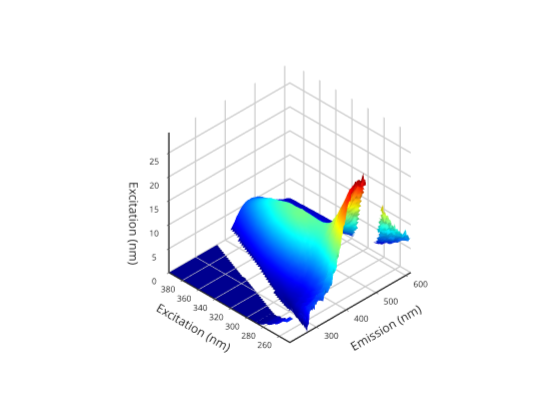

Here is the notebook cell this chart was saved with:
### Code cell
% this version can be rotated and zoomed.  and exported.
graphics_toolkit ("plotly"); 
makesurfaceplot(F,em,ex)

### Figure 1 — Plotly figure (JSON) as saved in the notebook; plotly's stock layout.template omitted (floating-point values rounded to 4 significant figures; data arrays with more than 128 entries replaced by an {"elided": "..."} marker saying what was removed)
{"data": [{"autocolorscale": "false", "cauto": "false", "cmax": 26.52, "cmin": 0, "colorscale": [[0, "rgb(0,0,143)"], [0.01587, "rgb(0,0,159)"], [0.03175, "rgb(0,0,175)"], [0.04762, "rgb(0,0,191)"], [0.06349, "rgb(0,0,207)"], [0.07937, "rgb(0,0,223)"], [0.09524, "rgb(0,0,239)"], [0.1111, "rgb(0,0,255)"], [0.127, "rgb(0,15,255)"], [0.1429, "rgb(0,31,255)"], [0.1587, "rgb(0,47,255)"], [0.1746, "rgb(0,63,255)"], [0.1905, "rgb(0,79,255)"], [0.2063, "rgb(0,95,255)"], [0.2222, "rgb(0,111,255)"], [0.2381, "rgb(0,127,255)"], [0.254, "rgb(0,143,255)"], [0.2698, "rgb(0,159,255)"], [0.2857, "rgb(0,175,255)"], [0.3016, "rgb(0,191,255)"], [0.3175, "rgb(0,207,255)"], [0.3333, "rgb(0,223,255)"], [0.3492, "rgb(0,239,255)"], [0.3651, "rgb(0,255,255)"], [0.381, "rgb(15,255,239)"], [0.3968, "rgb(31,255,223)"], [0.4127, "rgb(47,255,207)"], [0.4286, "rgb(63,255,191)"], [0.4444, "rgb(79,255,175)"], [0.4603, "rgb(95,255,159)"], [0.4762, "rgb(111,255,143)"], [0.4921, "rgb(127,255,127)"], [0.5079, "rgb(143,255,111)"], [0.5238, "rgb(159,255,95)"], [0.5397, "rgb(175,255,79)"], [0.5556, "rgb(191,255,63)"], [0.5714, "rgb(207,255,47)"], [0.5873, "rgb(223,255,31)"], [0.6032, "rgb(239,255,15)"], [0.619, "rgb(255,255,0)"], [0.6349, "rgb(255,239,0)"], [0.6508, "rgb(255,223,0)"], [0.6667, "rgb(255,207,0)"], [0.6825, "rgb(255,191,0)"], [0.6984, "rgb(255,175,0)"], [0.7143, "rgb(255,159,0)"], [0.7302, "rgb(255,143,0)"], [0.746, "rgb(255,127,0)"], [0.7619, "rgb(255,111,0)"], [0.7778, "rgb(255,95,0)"], [0.7937, "rgb(255,79,0)"], [0.8095, "rgb(255,63,0)"], [0.8254, "rgb(255,47,0)"], [0.8413, "rgb(255,31,0)"], [0.8571, "rgb(255,15,0)"], [0.873, "rgb(255,0,0)"], [0.8889, "rgb(239,0,0)"], [0.9048, "rgb(223,0,0)"], [0.9206, "rgb(207,0,0)"], [0.9365, "rgb(191,0,0)"], [0.9524, "rgb(175,0,0)"], [0.9683, "rgb(159,0,0)"], [0.9841, "rgb(143,0,0)"], [1, "rgb(127,0,0)"]], "contours": {"x": {"highlight": true, "highlightcolor": "rgb(0, 0, 0)", "highlightwidth": 1, "show": false}, "y": {"highlight": true, "highlightcolor": "rgb(0, 0, 0)", "highlightwidth": 1, "show": false}, "z": {"highlight": true, "highlightcolor": "rgb(0, 0, 0)", "highlightwidth": 1, "show": false}}, "name": "", "scene": "scene", "showlegend": false, "showscale": false, "surfacecolor": {"elided": "47x125 float values"}, "type": "surface", "visibility": true, "x": [210.9, 214.1, 217.2, 220.4, 223.6, 226.7, 229.9, 233.1, 236.3, 239.5, 242.7, 245.8, 249.0, 252.2, 255.4, 258.6, 261.8, 265.0, 268.2, 271.4, 274.6, 277.9, 281.1, 284.3, 287.5, 290.7, 293.9, 297.2, 300.4, 303.6, 306.9, 310.1, 313.3, 316.6, 319.8, 323.0, 326.3, 329.5, 332.8, 336.0, 339.3, 342.5, 345.8, 349.0, 352.3, 355.5, 358.8, 362.1, 365.3, 368.6, 371.9, 375.1, 378.4, 381.7, 384.9, 388.2, 391.5, 394.8, 398.1, 401.3, 404.6, 407.9, 411.2, 414.5, 417.8, 421.1, 424.4, 427.7, 431.0, 434.2, 437.5, 440.8, 444.1, 447.5, 450.8, 454.1, 457.4, 460.7, 464.0, 467.3, 470.6, 473.9, 477.2, 480.5, 483.9, 487.2, 490.5, 493.8, 497.1, 500.5, 503.8, 507.1, 510.4, 513.7, 517.1, 520.4, 523.7, 527.0, 530.4, 533.7, 537.0, 540.4, 543.7, 547.0, 550.4, 553.7, 557.0, 560.4, 563.7, 567.0, 570.4, 573.7, 577.0, 580.4, 583.7, 587.1, 590.4, 593.7, 597.1, 600.4, 603.8, 607.1, 610.5, 613.8, 617.1], "y": [397.3, 394.0, 390.7, 387.5, 384.2, 380.9, 377.6, 374.4, 371.1, 367.8, 364.6, 361.3, 358.0, 354.8, 351.5, 348.2, 344.9, 341.7, 338.4, 335.1, 331.9, 328.6, 325.3, 322.1, 318.8, 315.5, 312.2, 309.0, 305.7, 302.4, 299.2, 295.9, 292.6, 289.4, 286.1, 282.8, 279.5, 276.3, 273.0, 269.7, 266.5, 263.2, 259.9, 256.7, 253.4, 250.1, 246.8], "z": {"elided": "47x125 float values"}}], "layout": {"height": 420, "hovermode": "closest", "margin": {"b": 0, "l": 0, "r": 0, "t": 0}, "plot_bgcolor": "rgba(0, 0, 0, 0)", "scene": {"aspectmode": "auto", "aspectratio": {"x": 1, "y": 1, "z": 1}, "camera": {"projection": {"type": "orthographic"}}, "domain": {"x": [0.13, 0.905], "y": [0.11, 0.925]}, "xaxis": {"autorange": false, "exponentformat": "none", "gridcolor": "", "gridwidth": 3, "linecolor": "rgb(38,38,38)", "linewidth": 3, "mirror": false, "range": [617.1, 210.9], "showgrid": true, "showline": true, "side": "bottom", "spikedash": "solid", "spikemode": "across", "spikesides": false, "spikethickness": 1, "tickangle": 0, "tickcolor": "rgb(38,38,38)", "tickfont": {"color": "rgb(38,38,38)", "size": 10}, "ticklen": 3, "ticks": "outside", "ticktext": ["300", "400", "500", "600"], "tickvals": [300, 400, 500, 600], "title": {"font": {"color": "rgb(38,38,38)", "size": 12}, "text": "Emission (nm)"}, "type": "linear", "visible": true, "zeroline": false}, "yaxis": {"autorange": false, "exponentformat": "none", "gridcolor": "", "gridwidth": 3, "linecolor": "rgb(38,38,38)", "linewidth": 3, "mirror": false, "range": [397.3, 246.8], "showgrid": true, "showline": true, "side": "left", "spikedash": "solid", "spikemode": "across", "spikesides": false, "spikethickness": 1, "tickangle": 0, "tickcolor": "rgb(38,38,38)", "tickfont": {"color": "rgb(38,38,38)", "size": 10}, "ticklen": 3, "ticks": "outside", "ticktext": ["260", "280", "300", "320", "340", "360", "380"], "tickvals": [260, 280, 300, 320, 340, 360, 380], "title": {"font": {"color": "rgb(38,38,38)", "size": 12}, "text": "Excitation (nm)"}, "type": "linear", "visible": true, "zeroline": false}, "zaxis": {"autorange": false, "exponentformat": "none", "gridcolor": "", "gridwidth": 3, "linecolor": "rgb(38,38,38)", "linewidth": 3, "mirror": false, "range": [0, 29.18], "showgrid": true, "showline": true, "side": "none", "spikedash": "solid", "spikemode": "across", "spikesides": false, "spikethickness": 1, "tickangle": 0, "tickcolor": "rgb(38,38,38)", "tickfont": {"color": "rgb(38,38,38)", "size": 10}, "ticklen": 3, "ticks": "outside", "ticktext": ["0", "5", "10", "15", "20", "25"], "tickvals": [0, 5, 10, 15, 20, 25], "title": {"font": {"color": "rgb(38,38,38)", "size": 12}, "text": "Excitation (nm)"}, "type": "linear", "visible": true, "zeroline": false}}, "showlegend": false, "width": 560}}
